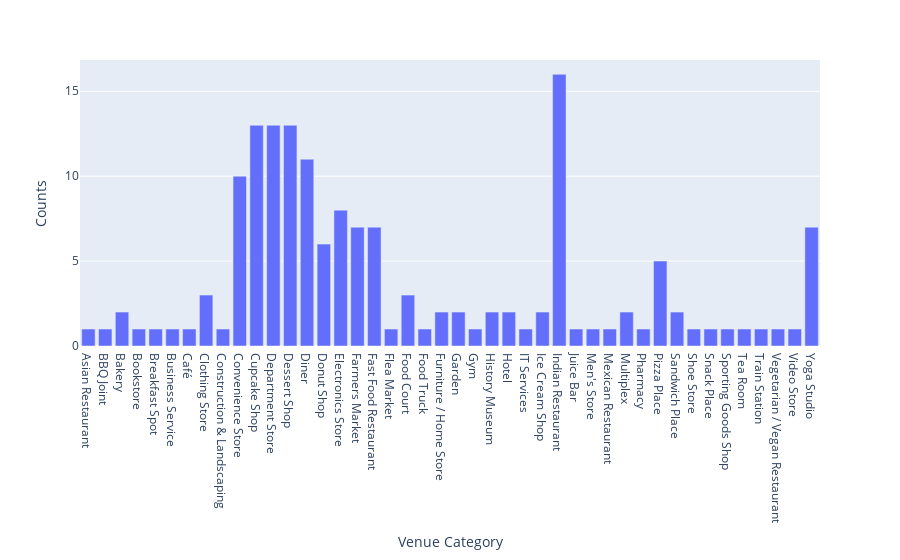

Here is the notebook cell this chart was saved with:
### Code cell
ser = pd.Series() 
temp_c = cluster2.drop('Neighborhood', 1)
for c in temp_c.columns:
    temp = temp_c[c].value_counts()
    ser = ser.append(temp)
bar_cluster2 = ser.to_frame()
bar_cluster2.reset_index(inplace = True)
bar_cluster2.columns = ['Venue','Counts']
bar_cluster2 = bar_cluster2.groupby('Venue').sum()
fig = px.bar(bar_cluster2, x=bar_cluster2.index, y='Counts', labels={'x':'Venue Category'})
fig.show()

### Figure 1 — Plotly figure (JSON) as saved in the notebook; plotly's stock layout.template omitted (floating-point values rounded to 4 significant figures)
{"data": [{"alignmentgroup": "True", "hoverlabel": {"namelength": 0}, "hovertemplate": "Venue Category=%{x}<br>Counts=%{y}", "legendgroup": "", "marker": {"color": "#636efa"}, "name": "", "offsetgroup": "", "orientation": "v", "showlegend": false, "textposition": "auto", "type": "bar", "x": ["Asian Restaurant", "BBQ Joint", "Bakery", "Bookstore", "Breakfast Spot", "Business Service", "Café", "Clothing Store", "Construction & Landscaping", "Convenience Store", "Cupcake Shop", "Department Store", "Dessert Shop", "Diner", "Donut Shop", "Electronics Store", "Farmers Market", "Fast Food Restaurant", "Flea Market", "Food Court", "Food Truck", "Furniture / Home Store", "Garden", "Gym", "History Museum", "Hotel", "IT Services", "Ice Cream Shop", "Indian Restaurant", "Juice Bar", "Men's Store", "Mexican Restaurant", "Multiplex", "Pharmacy", "Pizza Place", "Sandwich Place", "Shoe Store", "Snack Place", "Sporting Goods Shop", "Tea Room", "Train Station", "Vegetarian / Vegan Restaurant", "Video Store", "Yoga Studio"], "xaxis": "x", "y": [1, 1, 2, 1, 1, 1, 1, 3, 1, 10, 13, 13, 13, 11, 6, 8, 7, 7, 1, 3, 1, 2, 2, 1, 2, 2, 1, 2, 16, 1, 1, 1, 2, 1, 5, 2, 1, 1, 1, 1, 1, 1, 1, 7], "yaxis": "y"}], "layout": {"barmode": "relative", "legend": {"tracegroupgap": 0}, "margin": {"t": 60}, "xaxis": {"anchor": "y", "domain": [0, 1], "title": {"text": "Venue Category"}}, "yaxis": {"anchor": "x", "domain": [0, 1], "title": {"text": "Counts"}}}}
